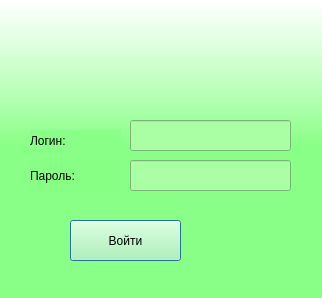
<?xml version="1.0" encoding="UTF-8"?>
<ui version="4.0">
 <class>Dialog</class>
 <widget class="QDialog" name="Dialog">
  <property name="geometry">
   <rect>
    <x>0</x>
    <y>0</y>
    <width>322</width>
    <height>298</height>
   </rect>
  </property>
  <property name="windowTitle">
   <string>Dialog</string>
  </property>
  <property name="styleSheet">
   <string notr="true">background-color: qlineargradient(spread:pad, x1:0.489, y1:1, x2:0.489, y2:0, stop:0.511364 rgba(133, 255, 131, 210), stop:1 rgba(255, 255, 255, 255));</string>
  </property>
  <widget class="QPushButton" name="btn_login">
   <property name="geometry">
    <rect>
     <x>70</x>
     <y>220</y>
     <width>111</width>
     <height>41</height>
    </rect>
   </property>
   <property name="styleSheet">
    <string notr="true">background-color: rgb(170, 255, 164);
font: 10pt &quot;Verdana&quot;;</string>
   </property>
   <property name="text">
    <string>Войти</string>
   </property>
  </widget>
  <widget class="QLineEdit" name="Password">
   <property name="geometry">
    <rect>
     <x>130</x>
     <y>160</y>
     <width>161</width>
     <height>31</height>
    </rect>
   </property>
   <property name="styleSheet">
    <string notr="true">background-color: rgb(170, 255, 164);</string>
   </property>
  </widget>
  <widget class="QLineEdit" name="Login">
   <property name="geometry">
    <rect>
     <x>130</x>
     <y>120</y>
     <width>161</width>
     <height>31</height>
    </rect>
   </property>
   <property name="styleSheet">
    <string notr="true">background-color: rgb(170, 255, 164);</string>
   </property>
  </widget>
  <widget class="QLabel" name="label_1">
   <property name="geometry">
    <rect>
     <x>30</x>
     <y>130</y>
     <width>91</width>
     <height>21</height>
    </rect>
   </property>
   <property name="styleSheet">
    <string notr="true">background-color: rgb(138, 255, 136);
font: 10pt &quot;Verdana&quot;;</string>
   </property>
   <property name="text">
    <string>Логин:</string>
   </property>
  </widget>
  <widget class="QLabel" name="label_2">
   <property name="geometry">
    <rect>
     <x>30</x>
     <y>160</y>
     <width>91</width>
     <height>31</height>
    </rect>
   </property>
   <property name="styleSheet">
    <string notr="true">background-color: rgb(134, 255, 132);
font: 10pt &quot;Verdana&quot;;</string>
   </property>
   <property name="text">
    <string>Пароль:</string>
   </property>
  </widget>
 </widget>
 <resources/>
 <connections/>
</ui>
